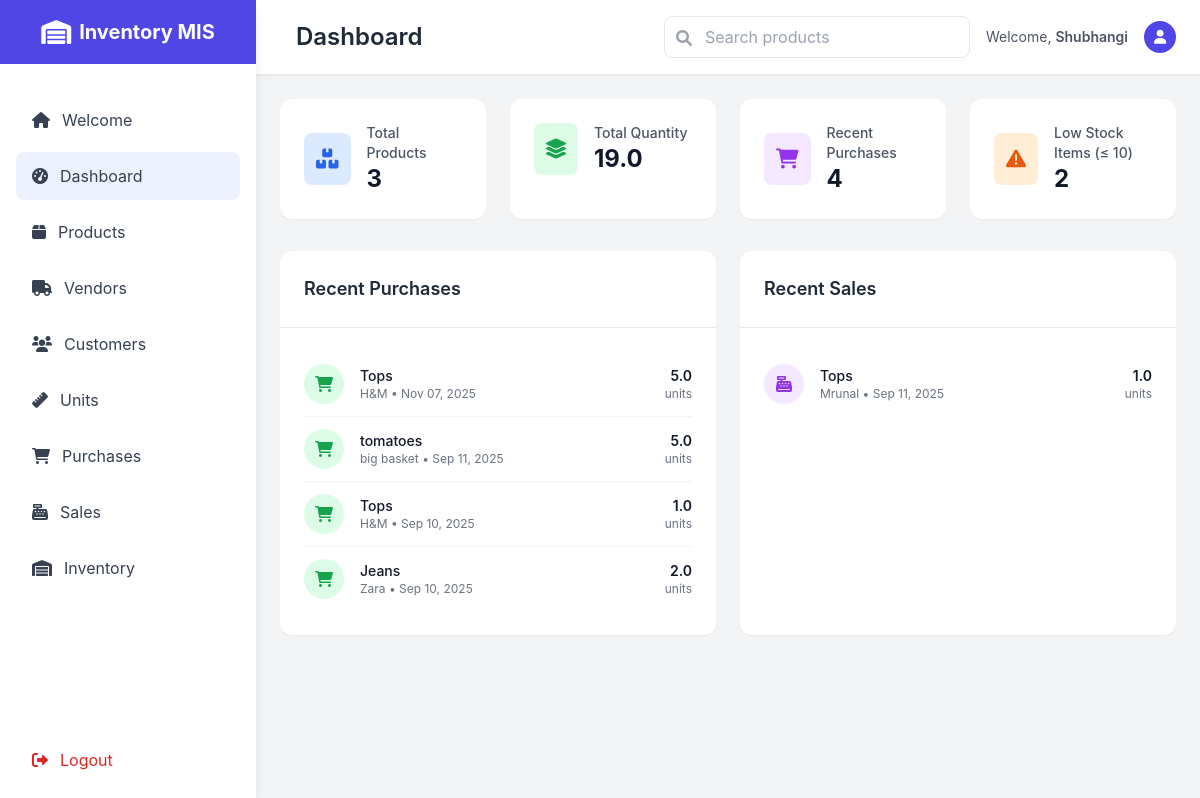
The page /dashboard/ (signed in) on the database its author committed.
### main/models.py (models this page shows, shortened)
class Purchase(models.Model):
    product = models.ForeignKey(Product, on_delete=models.CASCADE)
    vendor = models.ForeignKey(Vendor, on_delete=models.CASCADE)
    quantity = models.FloatField()
    price = models.FloatField()
    total_amount = models.FloatField(editable=False)
    purchase_date = models.DateTimeField(auto_now_add=True)
    class Meta:
        verbose_name_plural = 'Purchases'

class Product(models.Model):
    title = models.CharField(max_length=50)
    detail = models.TextField(blank=True)
    unit = models.ForeignKey(Unit, on_delete=models.CASCADE)
    photo = models.ImageField(upload_to="product/", blank=True, null=True)
    class Meta:
        verbose_name_plural = 'Products'

class Vendor(models.Model):
    full_name = models.CharField(max_length=50)
    address = models.TextField(blank=True)
    mobile = models.CharField(max_length=15)
    status = models.BooleanField(default=True) # A flag to indicate if the vendor is active
    class Meta:
        verbose_name_plural = 'Vendors'

class Sale(models.Model):
    product = models.ForeignKey(Product, on_delete=models.CASCADE)
    customer = models.ForeignKey(Customer, on_delete=models.CASCADE, null=True)
    quantity = models.FloatField()
    price = models.FloatField()
    total_amount = models.FloatField(editable=False)
    sale_date = models.DateTimeField(auto_now_add=True)
    class Meta:
        verbose_name_plural = 'Sales'

class Customer(models.Model):
    customer_name = models.CharField(max_length=50)
    customer_mobile = models.CharField(max_length=15, blank=True)
    customer_address = models.TextField(blank=True)
    class Meta:
        verbose_name_plural = 'Customers'

### main/views.py (the view)
# urls.py: path('dashboard/', views.dashboard, name='dashboard'),
@login_required
def dashboard(request):
    q = request.GET.get('q', '').strip()
    inventory_qs = Inventory.objects.select_related('product')
    if q:
        inventory_qs = inventory_qs.filter(product__title__icontains=q)
    inventory_items = inventory_qs.all()
    recent_purchases = Purchase.objects.order_by('-purchase_date')[:5]
    recent_sales = Sale.objects.order_by('-sale_date')[:5]
    quantities = np.array([item.total_balance_quantity for item in inventory_items]) if inventory_items else np.array([])
    total_products = int(len(inventory_items))
    total_quantity = float(quantities.sum()) if quantities.size else 0.0
    low_stock_threshold = 10
    low_stock_count = int((quantities <= low_stock_threshold).sum()) if quantities.size else 0
    context = {
        'inventory_items': inventory_items,
        'recent_purchases': recent_purchases,
        'recent_sales': recent_sales,
        'total_products': total_products,
        'total_quantity': total_quantity,
        'low_stock_threshold': low_stock_threshold,
        'low_stock_count': low_stock_count,
        'q': q,
    }
    return render(request, 'dashboard.html', context)

### templates/dashboard.html (shortened to what this page needs)
<!DOCTYPE html>
<html lang="en">
<head>
    <script src="https://cdn.tailwindcss.com"></script>
    <link href="https://cdnjs.cloudflare.com/ajax/libs/font-awesome/6.0.0/css/all.min.css" rel="stylesheet">
</head>
<body class="bg-gray-100">
    <div class="fixed inset-y-0 left-0 z-50 w-64 bg-white shadow-lg sidebar-transition" id="sidebar">
        <div class="flex items-center justify-center h-16 bg-indigo-600">
            <i class="fas fa-warehouse text-white text-2xl mr-2"></i>
            <h1 class="text-white text-xl font-bold">Inventory MIS</h1>
        </div>
        <nav class="mt-8">
            <div class="px-4 space-y-2">
                <a href="{% url 'welcome' %}" class="flex items-center px-4 py-3 text-gray-700 hover:bg-gray-100 rounded-lg">
                    <i class="fas fa-home mr-3"></i>
                    Welcome
                </a>
                <a href="{% url 'dashboard' %}" class="flex items-center px-4 py-3 text-gray-700 bg-indigo-50 rounded-lg">
                    <i class="fas fa-tachometer-alt mr-3"></i>
                    Dashboard
                </a>
                <a href="{% url 'products' %}" class="flex items-center px-4 py-3 text-gray-700 hover:bg-gray-100 rounded-lg">
                    <i class="fas fa-box mr-3"></i>
                    Products
                </a>
                <a href="{% url 'vendors' %}" class="flex items-center px-4 py-3 text-gray-700 hover:bg-gray-100 rounded-lg">
                    <i class="fas fa-truck mr-3"></i>
                    Vendors
                </a>
                <a href="{% url 'customers' %}" class="flex items-center px-4 py-3 text-gray-700 hover:bg-gray-100 rounded-lg">
                    <i class="fas fa-users mr-3"></i>
                    Customers
                </a>
                <a href="{% url 'units' %}" class="flex items-center px-4 py-3 text-gray-700 hover:bg-gray-100 rounded-lg">
                    <i class="fas fa-ruler mr-3"></i>
                    Units
                </a>
                <a href="{% url 'purchases' %}" class="flex items-center px-4 py-3 text-gray-700 hover:bg-gray-100 rounded-lg">
                    <i class="fas fa-shopping-cart mr-3"></i>
                    Purchases
                </a>
                <a href="{% url 'sales' %}" class="flex items-center px-4 py-3 text-gray-700 hover:bg-gray-100 rounded-lg">
                    <i class="fas fa-cash-register mr-3"></i>
                    Sales
                </a>
                <a href="{% url 'inventory' %}" class="flex items-center px-4 py-3 text-gray-700 hover:bg-gray-100 rounded-lg">
                    <i class="fas fa-warehouse mr-3"></i>
                    Inventory
                </a>
            </div>
        </nav>
        <div class="absolute bottom-0 w-full p-4">
            <a href="{% url 'logout' %}" class="flex items-center px-4 py-3 text-red-600 hover:bg-red-50 rounded-lg">
                <i class="fas fa-sign-out-alt mr-3"></i>
                Logout
            </a>
        </div>
    </div>
    <div class="ml-64 min-h-screen">
        <header class="bg-white shadow-sm border-b border-gray-200">
            <div class="flex items-center justify-between px-6 py-4">
                <div class="flex items-center">
                    <h2 class="text-2xl font-semibold text-gray-800 ml-4">Dashboard</h2>
                </div>
                <div class="flex items-center space-x-4">
                    <form method="get" class="hidden md:block">
                        <div class="relative">
                            <input type="text" name="q" value="{{ q }}" placeholder="Search products"
                                   class="pl-10 pr-4 py-2 border rounded-lg focus:outline-none focus:ring-2 focus:ring-indigo-500">
                            <span class="absolute left-3 top-2.5 text-gray-400"><i class="fas fa-search"></i></span>
                        </div>
                    </form>
                    <div class="text-sm text-gray-600">
                        Welcome, <span class="font-semibold">{{ user.username }}</span>
                    </div>
                    <div class="w-8 h-8 bg-indigo-600 rounded-full flex items-center justify-center">
                        <i class="fas fa-user text-white text-sm"></i>
                    </div>
                </div>
            </div>
        </header>
        <main class="p-6">
            <div class="grid grid-cols-1 md:grid-cols-2 lg:grid-cols-4 gap-6 mb-8">
                <div class="bg-white p-6 rounded-xl shadow-sm card-hover">
                    <div class="flex items-center">
                        <div class="p-3 bg-blue-100 rounded-lg">
                            <i class="fas fa-boxes text-blue-600 text-xl"></i>
                        </div>
                        <div class="ml-4">
                            <p class="text-sm font-medium text-gray-600">Total Products</p>
                            <p class="text-2xl font-bold text-gray-900">{{ total_products }}</p>
                        </div>
                    </div>
                </div>
                <div class="bg-white p-6 rounded-xl shadow-sm card-hover">
                    <div class="flex items-center">
                        <div class="p-3 bg-green-100 rounded-lg">
                            <i class="fas fa-layer-group text-green-600 text-xl"></i>
                        </div>
                        <div class="ml-4">
                            <p class="text-sm font-medium text-gray-600">Total Quantity</p>
                            <p class="text-2xl font-bold text-gray-900">{{ total_quantity }}</p>
                        </div>
                    </div>
                </div>
                <div class="bg-white p-6 rounded-xl shadow-sm card-hover">
                    <div class="flex items-center">
                        <div class="p-3 bg-purple-100 rounded-lg">
                            <i class="fas fa-shopping-cart text-purple-600 text-xl"></i>
                        </div>
                        <div class="ml-4">
                            <p class="text-sm font-medium text-gray-600">Recent Purchases</p>
                            <p class="text-2xl font-bold text-gray-900">{{ recent_purchases.count }}</p>
                        </div>
                    </div>
                </div>
                <div class="bg-white p-6 rounded-xl shadow-sm card-hover">
                    <div class="flex items-center">
                        <div class="p-3 bg-orange-100 rounded-lg">
                            <i class="fas fa-exclamation-triangle text-orange-600 text-xl"></i>
                        </div>
                        <div class="ml-4">
                            <p class="text-sm font-medium text-gray-600">Low Stock Items (≤ {{ low_stock_threshold }})</p>
                            <p class="text-2xl font-bold text-gray-900">{{ low_stock_count }}</p>
                        </div>
                    </div>
                </div>
            </div>
            <div class="grid grid-cols-1 lg:grid-cols-2 gap-6">
                <div class="bg-white rounded-xl shadow-sm">
                    <div class="p-6 border-b border-gray-200">
                        <h3 class="text-lg font-semibold text-gray-800">Recent Purchases</h3>
                    </div>
                    <div class="p-6">
                        {% for purchase in recent_purchases %}
                        <div class="flex items-center py-3 border-b border-gray-100 last:border-0">
                            <div class="w-10 h-10 bg-green-100 rounded-full flex items-center justify-center">
                                <i class="fas fa-shopping-cart text-green-600"></i>
                            </div>
                            <div class="ml-4 flex-1">
                                <p class="text-sm font-medium text-gray-900">{{ purchase.product.title }}</p>
                                <p class="text-xs text-gray-500">{{ purchase.vendor.full_name }} • {{ purchase.purchase_date|date:"M d, Y" }}</p>
                            </div>
                            <div class="text-right">
                                <p class="text-sm font-semibold text-gray-900">{{ purchase.quantity }}</p>
                                <p class="text-xs text-gray-500">units</p>
                            </div>
                        </div>
                        {% empty %}
                        <div class="text-center py-8 text-gray-500">
                            <i class="fas fa-shopping-cart text-4xl mb-4"></i>
                            <p>No recent purchases</p>
                        </div>
                        {% endfor %}
                    </div>
                </div>
                <div class="bg-white rounded-xl shadow-sm">
                    <div class="p-6 border-b border-gray-200">
                        <h3 class="text-lg font-semibold text-gray-800">Recent Sales</h3>
                    </div>
                    <div class="p-6">
                        {% for sale in recent_sales %}
                        <div class="flex items-center py-3 border-b border-gray-100 last:border-0">
                            <div class="w-10 h-10 bg-purple-100 rounded-full flex items-center justify-center">
                                <i class="fas fa-cash-register text-purple-600"></i>
                            </div>
                            <div class="ml-4 flex-1">
                                <p class="text-sm font-medium text-gray-900">{{ sale.product.title }}</p>
                                <p class="text-xs text-gray-500">{{ sale.customer.customer_name }} • {{ sale.sale_date|date:"M d, Y" }}</p>
                            </div>
                            <div class="text-right">
                                <p class="text-sm font-semibold text-gray-900">{{ sale.quantity }}</p>
                                <p class="text-xs text-gray-500">units</p>
                            </div>
                        </div>
                        {% empty %}
                        <div class="text-center py-8 text-gray-500">
                            <i class="fas fa-cash-register text-4xl mb-4"></i>
                            <p>No recent sales</p>
                        </div>
                        {% endfor %}
                    </div>
                </div>
            </div>
        </main>
    </div>
</body>
</html>

### templates/dashboard.html (style rules this page uses)
body { font-family: 'Inter', sans-serif; }
.sidebar-transition { transition: all 0.3s ease; }
.card-hover { transition: all 0.3s ease; }

### rows shown on the page
Purchase: product "Tops", vendor.full_name "H&M", purchase_date "Nov 07, 2025", quantity "5.0"
Purchase: product "tomatoes", vendor.full_name "big basket", purchase_date "Sep 11, 2025", quantity "5.0"
Purchase: product "Tops", vendor.full_name "H&M", purchase_date "Sep 10, 2025", quantity "1.0"
Purchase: product "Jeans", vendor.full_name "Zara", purchase_date "Sep 10, 2025", quantity "2.0"
Sale: product "Tops", customer.customer_name "Mrunal", sale_date "Sep 11, 2025", quantity "1.0"

### other values the page prints
{{ user.username }} "Shubhangi"
{{ total_products }} "3"
{{ total_quantity }} "19.0"
{{ recent_purchases.count }} "4"
{{ low_stock_threshold }} "10"
{{ low_stock_count }} "2"
